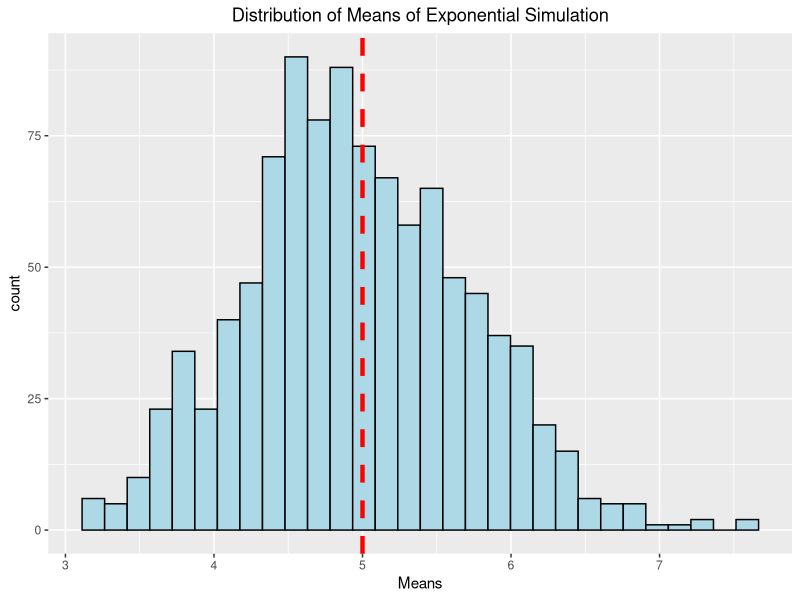
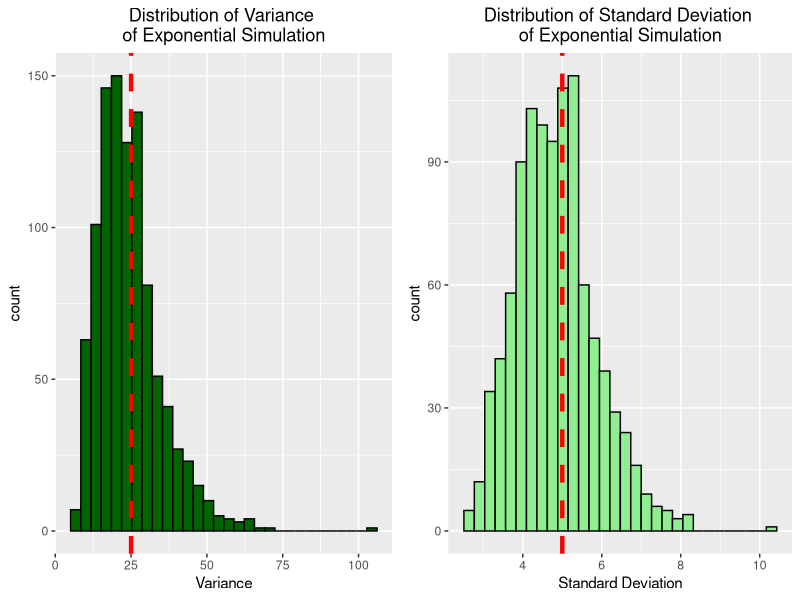

The R source for these figures, in order:
## ---- chunk 1
library(ggplot2)
library(gridExtra)
library(cowplot)
## ---- chunk 2
lambda=.2
#Number of Monte Carlo samples
S=1000
#size of Monte Carlo samples
n=40
#samples stored in matrix where columns are the size of the monte carlo samples
#and each row is an individual simulation
samp<-matrix(rexp(n*S,lambda),nrow=S,ncol=n)

## ---- chunk 3
# Theoretical mean
Tmean<-1/lambda
# The function rowMeans calulates the mean for each row (one simulation), which 
#creates a distribution of means based on the Monte Carlo simulation
meanplot<-ggplot()+geom_histogram(aes(rowMeans(samp)),bins=30,color="black",fill="lightblue")
meanplot+geom_vline(xintercept=Tmean,linetype="dashed",color="red",size=1.5) +
    ggtitle("Distribution of Means of Exponential Simulation") +
    xlab("Means")+
    theme(plot.title = element_text(hjust = 0.5))
    
## ---- chunk 4
#Theoretical variance
Tvar<-1/lambda^2
# Using the apply function to calculate the variance for each row (one simulation),
# which creates a distribution of simulated variances
varplot<-ggplot()+
    geom_histogram(aes(apply(samp,1,var)),bins=30,color="black",fill="darkgreen")+
    geom_vline(xintercept=Tvar,linetype="dashed",color="red",size=1.5) +
    ggtitle("Distribution of Variance \nof Exponential Simulation") +
    xlab("Variance")+
    theme(plot.title = element_text(hjust = 0.5))

#Theoretical SD
Tsd<-sqrt(Tvar)
# Using the apply function to calculate the SD for each row (one simulation),
# which creates a distribution of simulated SDs
sdplot<-ggplot()+
    geom_histogram(aes(apply(samp,1,sd)),bins=30,color="black",fill="lightgreen")+
    geom_vline(xintercept=Tsd,linetype="dashed",color="red",size=1.5) +
    ggtitle("Distribution of Standard Deviation \nof Exponential Simulation") +
    xlab("Standard Deviation")+
    theme(plot.title = element_text(hjust = 0.5))
grid.arrange(varplot,sdplot,ncol=2)

